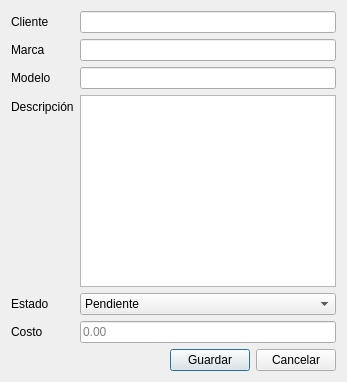
<?xml version="1.0" encoding="UTF-8"?>
<ui version="4.0">
 <class>ReparacionesDialog</class>
 <widget class="QDialog" name="ReparacionesDialog">
  <property name="windowTitle">
   <string>Nueva Reparación</string>
  </property>
  <layout class="QVBoxLayout" name="verticalLayout">
   <item>
    <layout class="QFormLayout" name="formLayout">
     <item row="0" column="0">
      <widget class="QLabel" name="labelCliente">
       <property name="text">
        <string>Cliente</string>
       </property>
      </widget>
     </item>
     <item row="0" column="1">
      <widget class="QLineEdit" name="lineEditCliente"/>
     </item>
     <item row="1" column="0">
      <widget class="QLabel" name="labelMarca">
       <property name="text">
        <string>Marca</string>
       </property>
      </widget>
     </item>
     <item row="1" column="1">
      <widget class="QLineEdit" name="lineEditMarca"/>
     </item>
     <item row="2" column="0">
      <widget class="QLabel" name="labelModelo">
       <property name="text">
        <string>Modelo</string>
       </property>
      </widget>
     </item>
     <item row="2" column="1">
      <widget class="QLineEdit" name="lineEditModelo"/>
     </item>
     <item row="3" column="0">
      <widget class="QLabel" name="labelDescripcion">
       <property name="text">
        <string>Descripción</string>
       </property>
      </widget>
     </item>
     <item row="3" column="1">
      <widget class="QPlainTextEdit" name="plainTextDescripcion"/>
     </item>
     <item row="4" column="0">
      <widget class="QLabel" name="labelEstado">
       <property name="text">
        <string>Estado</string>
       </property>
      </widget>
     </item>
     <item row="4" column="1">
      <widget class="QComboBox" name="comboEstado">
       <item>
        <property name="text">
         <string>Pendiente</string>
        </property>
       </item>
       <item>
        <property name="text">
         <string>Finalizada</string>
        </property>
       </item>
      </widget>
     </item>
     <item row="5" column="0">
      <widget class="QLabel" name="labelCosto">
       <property name="text">
        <string>Costo</string>
       </property>
      </widget>
     </item>
     <item row="5" column="1">
      <widget class="QLineEdit" name="inputCosto">
       <property name="placeholderText">
        <string>0.00</string>
       </property>
      </widget>
     </item>
    </layout>
   </item>
   <item>
    <layout class="QHBoxLayout" name="buttonsLayout">
     <item>
      <spacer name="horizontalSpacer">
       <property name="orientation">
        <enum>Qt::Horizontal</enum>
       </property>
       <property name="sizeHint" stdset="0">
        <size>
         <width>40</width>
         <height>20</height>
        </size>
       </property>
      </spacer>
     </item>
     <item>
      <widget class="QPushButton" name="btnGuardar">
       <property name="text">
        <string>Guardar</string>
       </property>
      </widget>
     </item>
     <item>
      <widget class="QPushButton" name="btnCancelar">
       <property name="text">
        <string>Cancelar</string>
       </property>
      </widget>
     </item>
    </layout>
   </item>
  </layout>
 </widget>
 <resources/>
 <connections/>
</ui>
